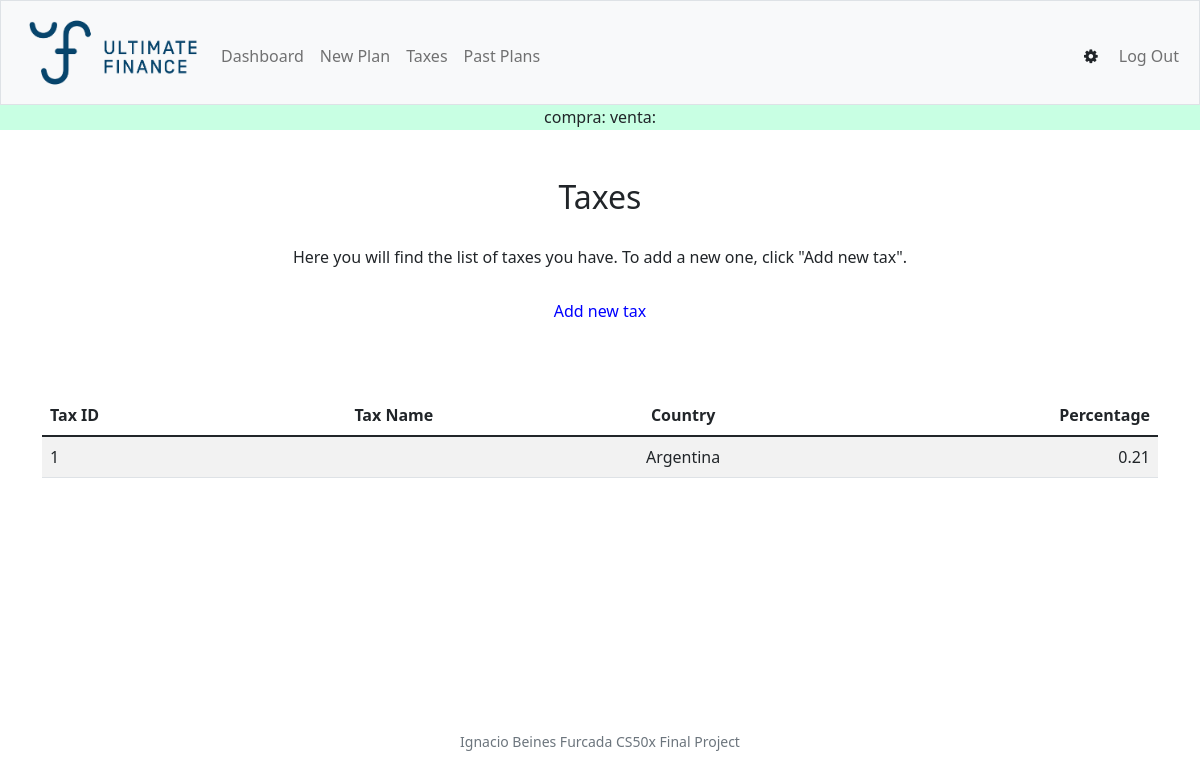
Page /taxes (signed in) on the committed database.
### tables this page shows
CREATE TABLE "taxes_per_user" (id INTEGER PRIMARY KEY AUTOINCREMENT  NOT NULL, country TEXT NOT NULL, tax_name TEXT NOT NULL, user_id NUMERIC NOT NULL, percentage FLOAT);

### app.py (the view)
@app.route("/taxes", methods=["GET", "POST"])
@login_required
def taxes():
    if request.method == "GET":
        user_id = session["user_id"]
        taxes = db.execute("SELECT * FROM taxes_per_user WHERE user_id = ?", user_id)
        return render_template("taxes.html", taxes=taxes)
    return render_template("new_tax.html")

### app.py (called while the page is built)
@app.after_request
def after_request(response):
    response.headers["Cache-Control"] = "no-cache, no-store, must-revalidate"
    response.headers["Expires"] = 0
    response.headers["Pragma"] = "no-cache"
    return response

### extras.py (called while the page is built)
def login_required(f):
    @wraps(f)
    def decorated_function(*args, **kwargs):
        if session.get("user_id") is None:
            return redirect("/login")
        return f(*args, **kwargs)
    return decorated_function

### templates/taxes.html (shortened to what this page needs)
{% extends "layout.html" %}
{% block main %}
    <div>
        <h2 style="text-align:center">Taxes</h2>
    </div>
    <br>
    <div>
        <h6 style="text-align:center">Here you will find the list of taxes you have. To add a new one, click "Add new tax".</h6>
    </div>
    <br>
    <form action="/new_tax" method="post">
        <div>
            <a href="/new_tax" class="button" >Add new tax</a>
        </div>
    <br>
    </form>
    <main class="container py-5 text-center">
        <table class="table table-striped">
            <thead>
                <tr>
                    <th class="text-start">Tax ID</th>
                    <th class="text-center">Tax Name</th>
                    <th class="text-center">Country</th>
                    <th class="text-end">Percentage</th>
                </tr>
            </thead>
           <tbody>
                {% for taxes in taxes %}
                    <tr>
                        <td class="text-start">{{ taxes.id }}</td>
                        <td class="text-center">{{ taxes.name }}</td>
                        <td class="text-center">{{ taxes.country }}</td>
                        <td class="text-end">{{ taxes.percentage }}</td>
                    </tr>
                {% endfor %}
            </tbody>
        </table>
    </main>
{% endblock %}

### templates/layout.html (shortened to what this page needs)
<!DOCTYPE html>
<html lang="en">
    <head>
        <link href="https://cdn.jsdelivr.net/npm/bootstrap@5.1.3/dist/css/bootstrap.min.css" rel="stylesheet">
        <link rel="stylesheet" href="https://cdnjs.cloudflare.com/ajax/libs/font-awesome/4.7.0/css/font-awesome.min.css">
        <link href="/static/styles.css" rel="stylesheet">
    </head>
    <body>
        <nav class="bg-light border navbar navbar-expand-md navbar-light">
            <div class="container-fluid">
                <img src="static/logo_ultimate_finance.png" alt="logo" width="200" height="auto" class="nav-link" href="/"/>
                <div class="collapse navbar-collapse" id="navbar">
                    {% if session["user_id"] %}
                        <ul class="navbar-nav me-auto mt-2">
                            <li class="nav-item"><a class="nav-link" href="/">Dashboard</a></li>
                            <li class="nav-item"><a class="nav-link" href="/new_plan">New Plan</a></li>
                            <li class="nav-item"><a class="nav-link" href="/taxes">Taxes</a></li>
                            <li class="nav-item"><a class="nav-link" href="/pas_plans">Past Plans</a></li>
                        </ul>
                        <ul class="navbar-nav ms-auto mt-2">
                            <li class="nav-item"><a class="nav-link">{% for name in name %}{{ name.name }}{% endfor %}</a></li>
                            <button class="btn" href="/settings"><i class="fa fa-gear" ></i></button>
                            <li class="nav-item"><a class="nav-link" href="/logout">Log Out</a></li>
                        </ul>
                    {% else %}
                        <ul class="navbar-nav ms-auto mt-2">
                            <li class="nav-item"><a class="nav-link" href="/register">Register</a></li>
                            <li class="nav-item"><a class="nav-link" href="/login">Log In</a></li>
                        </ul>
                    {% endif %}
                </div>
            </div>
        </nav>
        <div class="usd_values">
            <p> compra: {% block content1 %} {{ compra }} {% endblock %}
                venta:{% block content2 %} {{ venta }} {% endblock %}</p>
        </div>
        <main class="container-fluid py-5 text-center">
            {% block main %}{% endblock %}
        </main>
        <footer class="mb-5 small text-center text-muted">
            Ignacio Beines Furcada CS50x Final Project
        </footer>
    </body>
</html>

### static/styles.css (style rules this page uses)
body { min-height: 100vh; display: flex; flex-direction: column; }
footer { margin-top: auto; }
a.button { -webkit-appearance: button; -moz-appearance: button; appearance: button; text-decoration: none; color: blue; }
.container { text-align:center; margin: 0 auto; position: relative; }
form { text-align: center; align-items: center; }
.usd_values { background-color: #c8ffe3; align-items: center; text-align: center; position: relative; height: 25px; }

### rows in the picture
taxes_per_user: id "1", country "Argentina", percentage "0.21"
